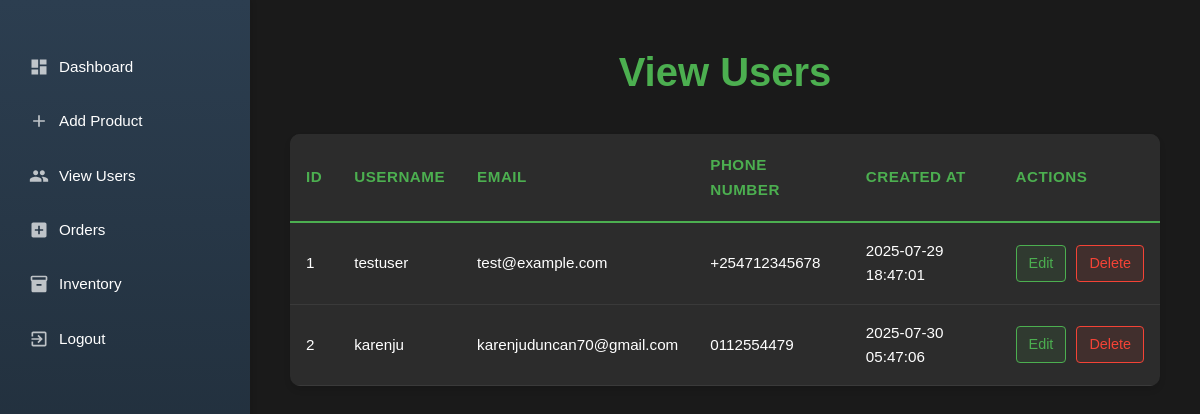
The page /users.php on the database its author committed.
### tables this page shows
CREATE TABLE `users` (
  `user_id` int(11) NOT NULL,
  `username` varchar(100) NOT NULL,
  `password` varchar(255) NOT NULL,
  `email` varchar(255) NOT NULL,
  `phone` varchar(20) DEFAULT NULL,
  `created_at` timestamp NOT NULL DEFAULT current_timestamp(),
  `updated_at` timestamp NOT NULL DEFAULT current_timestamp() ON UPDATE current_timestamp()
);

### users.php (the view, shortened to what this page needs)
<?php
require 'db_connection.php';
$sql = "SELECT user_id, username, email, phone, created_at FROM users";
$result = $conn->query($sql);
?>
<!DOCTYPE html>
<html lang="en">
<head>
</head>
<body>
    <aside class="sidebar">
        <nav>
            <ul>
                <li><a href="admin_dashboard.php">Dashboard</a></li>
                <li><a href="add_product.php">Add Product</a></li>
                <li><a href="users.php">View Users</a></li>
                <li><a href="orders.php">Orders</a></li>
                <li><a href="inventory.php">Inventory</a></li>
                <li><a href="login.php">Logout</a></li>
            </ul>
        </nav>
    </aside>
    <div class="main-container">
        <div class="container">
            <h1>View Users</h1>
            <?php if ($result && $result->num_rows > 0): ?>
                <table>
                    <thead>
                        <tr>
                            <th>ID</th>
                            <th>Username</th>
                            <th>Email</th>
                            <th>Phone Number</th>
                            <th>Created At</th>
                            <th>Actions</th>
                        </tr>
                    </thead>
                    <tbody>
                        <?php while ($user = $result->fetch_assoc()): ?>
                            <tr>
                                <td><?php echo htmlspecialchars($user['user_id']); ?></td>
                                <td><?php echo htmlspecialchars($user['username']); ?></td>
                                <td><?php echo htmlspecialchars($user['email']); ?></td>
                                <td><?php echo htmlspecialchars($user['phone']); ?></td>
                                <td><?php echo htmlspecialchars($user['created_at']); ?></td>
                                <td>
                                    <div class="actions">
                                        <a href="edit_user.php?id=<?php echo $user['user_id']; ?>"
                                           class="btn-action btn-edit">Edit</a>
                                        <a href="?action=delete&id=<?php echo $user['user_id']; ?>"
                                           class="btn-action btn-delete"
                                           onclick="return confirm('Are you sure you want to delete this user?');">Delete</a>
                                    </div>
                                </td>
                            </tr>
                        <?php endwhile; ?>
                    </tbody>
                </table>
            <?php else: ?>
                <p>No users found.</p>
            <?php endif; ?>
        </div>
    </div>
</body>
</html>

### users.php (style rules this page uses)
* { margin: 0; padding: 0; box-sizing: border-box; }
body { font-family: Arial, sans-serif; line-height: 1.6; display: flex; min-height: 100vh; background-color: #1a1a1a; color: #fff; }
.sidebar { width: 250px; height: 100vh; background: linear-gradient(180deg, #2c3e50 0%, #1a252f 100%); color: white; position: fixed; overflow-y: auto; padding: 20px 0; box-shadow: 2px 0 5px rgba(0, 0, 0, 0.1); }
.sidebar nav { padding: 20px 0; }
.sidebar nav ul { list-style-type: none; padding: 0; margin: 0; }
.sidebar nav ul li { margin: 0; padding: 0; border-left: 4px solid transparent; transition: all 0.3s ease; }
.sidebar nav ul li a { color: #ffffff; text-decoration: none; font-weight: 500; font-size: 0.95rem; padding: 15px 25px; display: flex; align-items: center; transition: all 0.3s ease; }
.sidebar nav ul li a::before { content: ''; width: 20px; height: 20px; margin-right: 10px; background-size: contain; background-repeat: no-repeat; background-position: center; opacity: 0.7; }
.main-container { margin-left: 250px; padding: 40px; flex-grow: 1; width: calc(100% - 250px); }
.container { max-width: 1200px; margin: 0 auto; animation: fadeIn 0.3s ease-in-out; }
h1 { margin-bottom: 30px; color: #4CAF50; text-align: center; font-size: 2.5em; }
table { width: 100%; border-collapse: separate; border-spacing: 0; background-color: #2c2c2c; border-radius: 10px; overflow: hidden; box-shadow: 0 4px 6px rgba(0, 0, 0, 0.1); }
th { background-color: #2c2c2c; color: #4CAF50; font-weight: 600; padding: 1.2rem 1rem; text-align: left; border-bottom: 2px solid #4CAF50; font-size: 0.95rem; text-transform: uppercase; letter-spacing: 0.5px; }
td { padding: 1rem; border-bottom: 1px solid #3a3a3a; color: #fff; font-size: 0.95rem; }
tbody tr { transition: all 0.3s ease; }
.actions { display: flex; gap: 10px; }
.btn-action { padding: 6px 12px; border-radius: 4px; text-decoration: none; font-weight: 500; font-size: 0.9rem; transition: all 0.3s ease; }
.btn-edit { background-color: rgba(76, 175, 80, 0.1); color: #4CAF50; border: 1px solid #4CAF50; }
.btn-delete { background-color: rgba(244, 67, 54, 0.1); color: #f44336; border: 1px solid #f44336; }

### rows shown on the page
users: user_id "1", username "testuser", email "test@example.com", phone "+254712345678", created_at "2025-07-29 18:47:01"
users: user_id "2", username "karenju", email "karenjuduncan70@gmail.com", phone "0112554479", created_at "2025-07-30 05:47:06"
